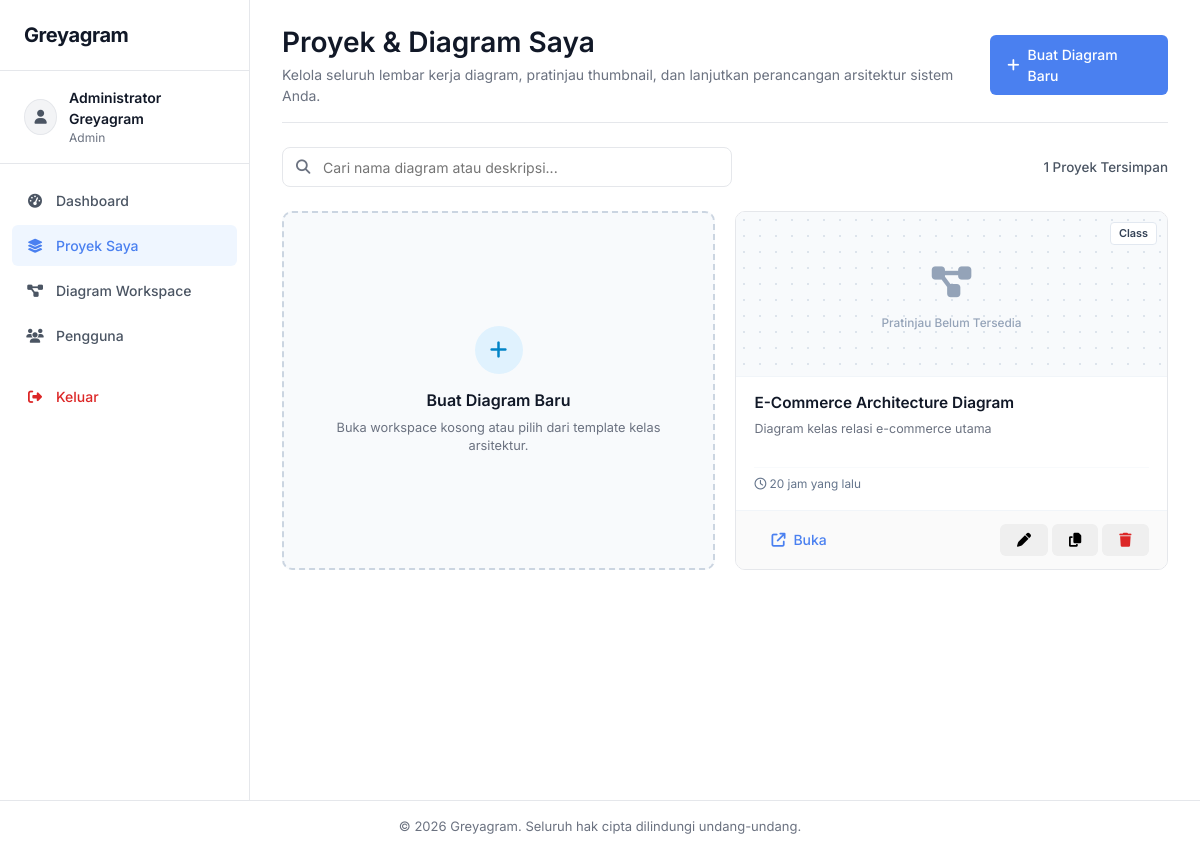
Screenshot of /projects (signed in) with the database file from the repository.
### tables this page shows
CREATE TABLE IF NOT EXISTS `diagrams` (
    `id` BIGINT UNSIGNED AUTO_INCREMENT PRIMARY KEY,
    `user_id` BIGINT UNSIGNED NOT NULL,
    `title` VARCHAR(200) NOT NULL,
    `description` TEXT NULL,
    `type` VARCHAR(50) NOT NULL DEFAULT 'class',
    `code` LONGTEXT NOT NULL,
    `layout_data` LONGTEXT NULL,
    `thumbnail` LONGTEXT NULL,
    `created_at` DATETIME NOT NULL DEFAULT CURRENT_TIMESTAMP,
    `updated_at` DATETIME NOT NULL DEFAULT CURRENT_TIMESTAMP ON UPDATE CURRENT_TIMESTAMP,
    INDEX `idx_diagrams_user_id` (`user_id`),
    INDEX `idx_diagrams_created` (`created_at`),
    CONSTRAINT `fk_diagrams_user` FOREIGN KEY (`user_id`) 
        REFERENCES `users` (`id`) ON DELETE CASCADE ON UPDATE CASCADE
);

### controllers/diagram_controller.php (called while the page is built, shortened)
<?php
require_once __DIR__ . '/../models/diagram_model.php';
class DiagramController
{
    private DiagramModel $diagramModel;
    public function __construct()
    {
        $this->diagramModel = new DiagramModel();
    }
    private function getCurrentUserId(): int
    {
        return (int)$_SESSION['user']['id'];
    }
    public function projects(): void
    {
        $userId = $this->getCurrentUserId();
        $diagrams = $this->diagramModel->getByUser($userId);
        require_once __DIR__ . '/../views/diagram/projects_view.php';
    }
}

### helpers/url_helper.php (called while the page is built, shortened)
<?php
if (!function_exists('base_url')) {
    function base_url(string $path = ''): string
    {
        if (!empty($_SERVER['HTTP_HOST'])) {
            $protocol = (!empty($_SERVER['HTTPS']) && $_SERVER['HTTPS'] !== 'off') ? "https" : "http";
            $host = $_SERVER['HTTP_HOST'];
            $scriptDir = dirname($_SERVER['SCRIPT_NAME'] ?? '');
            $scriptDir = ($scriptDir === '/' || $scriptDir === '\\' || $scriptDir === '.') ? '' : rtrim(str_replace('\\', '/', $scriptDir), '/');
            $base = "{$protocol}://{$host}{$scriptDir}";
        } else {
            $base = rtrim($_ENV['APP_URL'] ?? 'http://localhost/Greyagram', '/');
        }
        $path = ltrim($path, '/');
        return $path !== '' ? "{$base}/{$path}" : $base;
    }
}

### config/database.php (called while the page is built)
<?php
class Database
{
    private static ?PDO $instance = null;
    public static function getConnection(): PDO
    {
        if (self::$instance === null) {
            $host = $_ENV['DB_HOST'] ?? '127.0.0.1';
            $port = $_ENV['DB_PORT'] ?? '3306';
            $db   = $_ENV['DB_DATABASE'] ?? 'greyagram_db';
            $user = $_ENV['DB_USERNAME'] ?? 'root';
            $pass = $_ENV['DB_PASSWORD'] ?? '';
            $charset = 'utf8mb4';
            $dsn = "mysql:host={$host};port={$port};dbname={$db};charset={$charset}";
            $options = [
                PDO::ATTR_ERRMODE            => PDO::ERRMODE_EXCEPTION,
                PDO::ATTR_DEFAULT_FETCH_MODE => PDO::FETCH_ASSOC,
                PDO::ATTR_EMULATE_PREPARES   => false,
            ];
            try {
                self::$instance = new PDO($dsn, $user, $pass, $options);
            } catch (PDOException $e) {
                $log_dir = __DIR__ . '/../storage/logs';
                if (!is_dir($log_dir)) {
                    mkdir($log_dir, 0755, true);
                }
                file_put_contents(
                    $log_dir . '/error.log',
                    '[' . date('Y-m-d H:i:s') . '] Database Connection Error: ' . $e->getMessage() . PHP_EOL,
                    FILE_APPEND
                );
                throw new Exception('Koneksi ke database gagal. Silakan periksa konfigurasi database Anda.');
            }
        }
        return self::$instance;
    }
}

### models/diagram_model.php (called while the page is built, shortened)
<?php
require_once __DIR__ . '/../config/database.php';
class DiagramModel
{
    private PDO $db;
    public function __construct()
    {
        $this->db = Database::getConnection();
    }
    public function getByUser(int $userId): array
    {
        $stmt = $this->db->prepare("
            SELECT id, user_id, title, description, type, thumbnail, layout_data, created_at, updated_at,
                   LENGTH(code) AS code_size
            FROM diagrams
            WHERE user_id = :user_id
            ORDER BY updated_at DESC
        ");
        $stmt->execute(['user_id' => $userId]);
        return $stmt->fetchAll(PDO::FETCH_ASSOC);
    }
}

### views/diagram/projects_view.php (the view, shortened to what this page needs)
<?php
require_once __DIR__ . '/../layouts/header.php';
require_once __DIR__ . '/../layouts/sidebar.php';
function format_time_ago($datetime) {
    $time = strtotime($datetime);
    $diff = time() - $time;
    if ($diff < 86400) return floor($diff / 3600) . ' jam yang lalu';
    return date('d M Y, H:i', $time);
}
?>
<main class="main-content projects-main-layout">
    <header class="content-header">
        <div class="header-titles">
            <h1 class="page-title">Proyek &amp; Diagram Saya</h1>
            <p class="page-subtitle">Kelola seluruh lembar kerja diagram, pratinjau thumbnail, dan lanjutkan perancangan arsitektur sistem Anda.</p>
        </div>
        <div class="header-actions">
            <a href="<?= base_url('diagram') ?>" class="btn btn-primary">
                <i class="fa-solid fa-plus"></i>
                <span>Buat Diagram Baru</span>
            </a>
        </div>
    </header>
    <div class="content-body">
        <div class="projects-filter-bar">
            <div class="search-input-wrap">
                <input type="text" id="projectSearchInput" class="form-control" placeholder="Cari nama diagram atau deskripsi..." autocomplete="off">
            </div>
            <div class="project-count-badge">
                <span id="projectCountDisplay"><?= count($diagrams) ?></span> Proyek Tersimpan
            </div>
        </div>
        <div class="projects-grid" id="projectsGrid">
            <a href="<?= base_url('diagram') ?>" class="project-card project-card-new" title="Mulai Lembar Kerja Diagram Baru">
                <div class="new-card-inner">
                    <div class="new-card-icon">
                        <i class="fa-solid fa-plus"></i>
                    </div>
                    <h3 class="new-card-title">Buat Diagram Baru</h3>
                    <p class="new-card-desc">Buka workspace kosong atau pilih dari template kelas arsitektur.</p>
                </div>
            </a>
            <?php if (!empty($diagrams)): ?>
                <?php foreach ($diagrams as $d): ?>
                    <div class="project-card" data-id="<?= (int)$d['id'] ?>" data-title="<?= htmlspecialchars(strtolower($d['title']), ENT_QUOTES, 'UTF-8') ?>" data-desc="<?= htmlspecialchars(strtolower($d['description'] ?? ''), ENT_QUOTES, 'UTF-8') ?>">
                        <div class="project-thumb-container">
                            <?php if (!empty($d['thumbnail'])): ?>
                                <img src="<?= htmlspecialchars($d['thumbnail'], ENT_QUOTES, 'UTF-8') ?>" class="project-thumb-img" alt="<?= htmlspecialchars($d['title'], ENT_QUOTES, 'UTF-8') ?>" loading="lazy">
                            <?php else: ?>
                                <div class="project-thumb-placeholder">
                                    <div class="placeholder-grid-pattern"></div>
                                    <div class="placeholder-icon-wrap">
                                        <i class="fa-solid fa-diagram-project"></i>
                                    </div>
                                    <span class="placeholder-label">Pratinjau Belum Tersedia</span>
                                </div>
                            <?php endif; ?>
                            <span class="badge-diagram-type"><?= htmlspecialchars(ucfirst($d['type'] ?? 'Class'), ENT_QUOTES, 'UTF-8') ?></span>
                        </div>
                        <div class="project-card-body">
                            <h3 class="project-title" title="<?= htmlspecialchars($d['title'], ENT_QUOTES, 'UTF-8') ?>">
                                <a href="<?= base_url('diagram?id=' . (int)$d['id']) ?>">
                                    <?= htmlspecialchars($d['title'], ENT_QUOTES, 'UTF-8') ?>
                                </a>
                            </h3>
                            <p class="project-desc">
                                <?= !empty($d['description']) ? htmlspecialchars($d['description'], ENT_QUOTES, 'UTF-8') : 'Tidak ada keterangan tambahan.' ?>
                            </p>
                            <div class="project-meta">
                                <span class="meta-time" title="Diperbarui: <?= htmlspecialchars($d['updated_at'], ENT_QUOTES, 'UTF-8') ?>">
                                    <i class="fa-regular fa-clock"></i>
                                    <span><?= format_time_ago($d['updated_at']) ?></span>
                                </span>
                            </div>
                        </div>
                        <div class="project-card-footer">
                            <a href="<?= base_url('diagram?id=' . (int)$d['id']) ?>" class="btn btn-sm btn-outline btn-action" title="Buka di Workspace">
                                <i class="fa-solid fa-arrow-up-right-from-square"></i> Buka
                            </a>
                            <div class="card-action-group">
                                <button type="button" class="btn btn-icon btn-sm btn-rename" data-id="<?= (int)$d['id'] ?>" data-title="<?= htmlspecialchars($d['title'], ENT_QUOTES, 'UTF-8') ?>" title="Ganti Nama">
                                    <i class="fa-solid fa-pen"></i>
                                </button>
                                <button type="button" class="btn btn-icon btn-sm btn-duplicate" data-id="<?= (int)$d['id'] ?>" title="Duplikasi Diagram">
                                    <i class="fa-solid fa-copy"></i>
                                </button>
                                <button type="button" class="btn btn-icon btn-sm text-danger btn-delete" data-id="<?= (int)$d['id'] ?>" data-title="<?= htmlspecialchars($d['title'], ENT_QUOTES, 'UTF-8') ?>" title="Hapus Diagram">
                                    <i class="fa-solid fa-trash"></i>
                                </button>
                            </div>
                        </div>
                    </div>
                <?php endforeach; ?>
            <?php endif; ?>
        </div>
    </div>
</main>
<?php require_once __DIR__ . '/../layouts/footer.php'; ?>

### assets/css/style.css (style rules this page uses)
:root { --bg-main: #ffffff; --bg-surface: #ffffff; --border-color: #e5e7eb; --border-focus: #4a80f0; --text-primary: #111827; --text-secondary: #4b5563; --text-muted: #6b7280; --btn-primary: #4a80f0; --btn-primary-hover: #3b71db; --btn-primary-text: #ffffff; --danger: #dc2626; --danger-bg: #fef2f2; --danger-border: #fecaca; --font-family: 'Inter', -apple-system, BlinkMacSystemFont, 'Segoe UI', Roboto, sans-serif; --sidebar-width: 250px; }
*, *::before, *::after { box-sizing: border-box; margin: 0; padding: 0; }
* { scrollbar-width: thin; scrollbar-color: #d1d5db transparent; }
html, body { height: 100%; }
body.app-body { background-color: var(--bg-main); color: var(--text-primary); font-family: var(--font-family); font-size: 14px; line-height: 1.5; -webkit-font-smoothing: antialiased; }
h1, h2, h3, h4, h5, h6 { color: var(--text-primary); font-weight: 600; line-height: 1.3; }
h1 { font-size: 1.75rem; }
h3 { font-size: 1.125rem; }
a { color: var(--btn-primary); text-decoration: none; }
.main-content { flex: 1; display: flex; flex-direction: column; padding: 1.5rem 2rem; background-color: var(--bg-main); min-width: 0; overflow-y: auto; }
.content-header { display: flex; align-items: center; justify-content: space-between; margin-bottom: 1.5rem; padding-bottom: 1rem; border-bottom: 1px solid var(--border-color); }
.page-title { margin-bottom: 0.25rem; }
.page-subtitle { color: var(--text-muted); font-size: 0.875rem; }
.btn { display: inline-flex; align-items: center; justify-content: center; gap: 0.5rem; padding: 0.5rem 1rem; font-size: 0.875rem; font-weight: 500; border-radius: 6px; border: 1px solid transparent; cursor: pointer; text-decoration: none; transition: background-color 0.15s ease, border-color 0.15s ease; }
.btn-primary { background-color: var(--btn-primary); color: var(--btn-primary-text); }
.form-control { width: 100%; padding: 0.5rem 0.75rem; font-size: 0.875rem; border: none; outline: none; font-family: inherit; background: transparent; }

### rows the page displays
diagrams: shows "Pratinjau Belum Tersedia", type "Class", title "E-Commerce Architecture Diagram", description "Diagram kelas relasi e-commerce utama", updated_at "20 jam yang lalu"

### other values shown
$user_name "Administrator Greyagram"
$user_role "Admin"
count($diagrams) "1"
